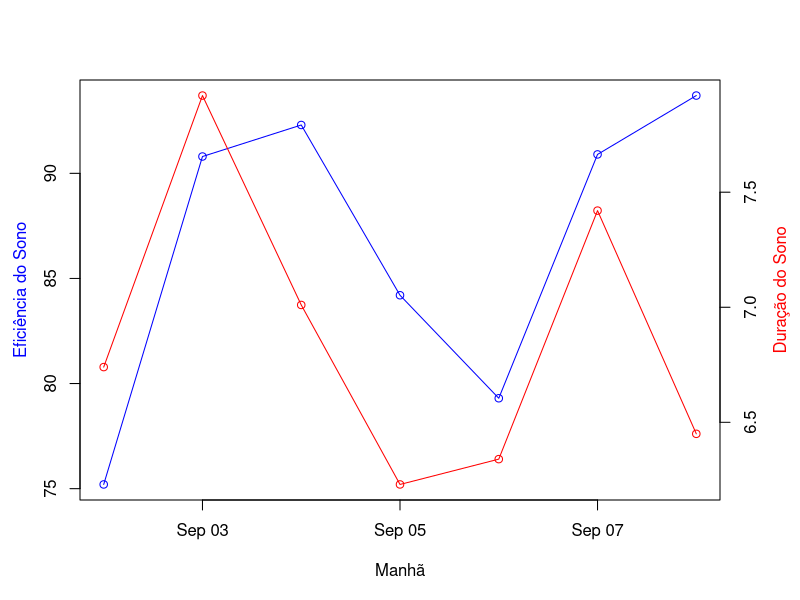

The R source for this figure:
# Hora e Data do sistema
hoje <- Sys.Date()
hoje
class(hoje)
Sys.time()
Sys.timezone()

# Formatando Datas
# %d: dia do mês em 2 dígitos (13)
# %m: mês em 2 dígitos (01)
# %y: ano em 2 dígitos (82)
# %Y: ano em 4 dígitos (1982)
# %A: dia da semana (Friday)
# %a: dia da semana abreviado (Fri)
# %B: mês (July)
# %b: mês abreviado (Jul)

# Formatando Time
# %H: hora (00-23)
# %M: minuto
# %S: segundo
# %T: formato reduzido para %H:%M:%S
?strptime

# Formatando a saída - as.Date()
as.Date('2016-06-28')
as.Date('Jun-28-16', format = '%b-%d-%y')
as.Date('28 June, 2016', format = '%d %B, %Y')

#Função format()
format(Sys.Date(), format = '%d %B, %Y')
format(Sys.Date(), format = 'Hoje é %A!')

# Convertendo Datas - as.POSIXct
date1 <- "Jun 13, '96 hours:23 minutes:01 seconds:45"
date1_convert <- as.POSIXct(date1, format = "%B %d, '%y hours:%H minutes:%M seconds:$S")
date1_convert

# Operações com Datas
data_de_hoje <- as.Date('2016-06-25', format='%Y-%m-%d')
data_de_hoje
data_de_hoje + 1

my_time <- as.POSIXct('2016-05-14 11:24:134')
my_time
my_time + 1

data_de_hoje - as.Date(my_time)

# Convertendo Data em formato específico
dts = c(1127056501,1104295502,1129233601,1113547501,1119826801,1132519502,1125298801,1113289201)
mydates <- dts
class(mydates) = c('POSIXt', 'POSIXct')
mydates

mydates = structure(dts, class=c('POSIXt', 'POSIXct'))
mydates

# Função ISODate
b1 = ISOdate(2011,3, 23)
b1
b2 = ISOdate(2012,9,19)
b2 - b1

difftime(b2, b1, units='weeks')

# Pacote lubridate
?lubridate
install.packages('lubridate')
require(lubridate)

ymd('20160604')
mdy('06-04-2016')
dmy('04/06/2016')

chegada <- ymd_hms('2016-06-04 12:00:00', tz = 'Pacific/Auckland')
partida <- ymd_hms('2011-08-10 14:00:00', tz = 'Pacific/Auckland')

chegada
partida

second(chegada)
second(chegada) <- 23
chegada
wday(chegada)
wday(chegada, label=T)
class(chegada)
interval(chegada, partida)

tm1.lub <- ymd_hms('2016-05-24 23:55:26')
tm1.lub

tm2.lub <- mdy_hm('05/25/16 08:32')
tm2.lub

year(tm1.lub)
week(tm1.lub)

tm1.dechr <- hour(tm1.lub) + minute(tm1.lub)/60 + second(tm1.lub)/3600
tm1.dechr
force_tz(tm1.lub, 'Pacific/Auckland')

# Gerando um dataframe de datas
sono <- data.frame(bed.time = ymd_hms('2013-09-01 23:05:24', '2013-09-02 22:51:09',
                                      '2013-09-04 00:09:16', '2013-09-04 23:43:31',
                                      '2013-09-06 00:17:41', '2013-09-06 22:42:27',
                                      '2013-09-08 00:22:27'),
                   rise.time = ymd_hms('2013-09-02 08:03:29', '2013-09-03 07:34:21',
                                       '2013-09-04 07:45:06', '2013-09-05 07:07:17',
                                       '2013-09-06 08:17:13', '2013-09-07 06:52:11',
                                       '2013-09-08 07:15:19'),
                   sleep.time = dhours(c(6.74, 7.92, 7.01, 6.23, 6.34, 7.42, 6.45)))

sono

sono$eficiencia <- round(sono$sleep.time/(sono$rise.time - sono$bed.time) * 100, 1)
sono

# Gerando um plot a partir de datas
par(mar = c(5, 4, 4, 4))
plot(round_date(sono$rise.time, 'day'), sono$eficiencia, type = 'o', col='blue', xlab='Manhã', ylab= NA)
par(new=T)
plot(round_date(sono$rise.time, 'day'), sono$sleep.time/3600, type = 'o', col='red', axes=F, ylab=NA, xlab=NA)
axis(side=4)
mtext(side=4, line=2.5, col='red', 'Duração do Sono')
mtext(side=2, line=2.5, col='blue', 'Eficiência do Sono')

